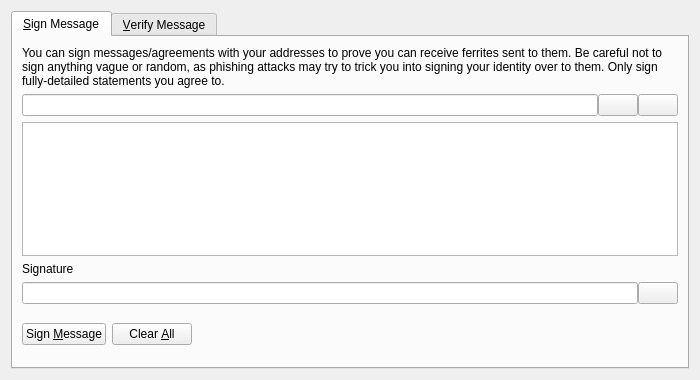
<?xml version="1.0" encoding="UTF-8"?>
<ui version="4.0">
 <class>SignVerifyMessageDialog</class>
 <widget class="QDialog" name="SignVerifyMessageDialog">
  <property name="geometry">
   <rect>
    <x>0</x>
    <y>0</y>
    <width>700</width>
    <height>380</height>
   </rect>
  </property>
  <property name="windowTitle">
   <string>Signatures - Sign / Verify a Message</string>
  </property>
  <property name="modal">
   <bool>true</bool>
  </property>
  <layout class="QVBoxLayout" name="verticalLayout">
   <item>
    <widget class="QTabWidget" name="tabWidget">
     <property name="currentIndex">
      <number>0</number>
     </property>
     <widget class="QWidget" name="tabSignMessage">
      <attribute name="title">
       <string>&amp;Sign Message</string>
      </attribute>
      <layout class="QVBoxLayout" name="verticalLayout_SM">
       <item>
        <widget class="QLabel" name="infoLabel_SM">
         <property name="text">
          <string>You can sign messages/agreements with your addresses to prove you can receive ferrites sent to them. Be careful not to sign anything vague or random, as phishing attacks may try to trick you into signing your identity over to them. Only sign fully-detailed statements you agree to.</string>
         </property>
         <property name="textFormat">
          <enum>Qt::PlainText</enum>
         </property>
         <property name="wordWrap">
          <bool>true</bool>
         </property>
        </widget>
       </item>
       <item>
        <layout class="QHBoxLayout" name="horizontalLayout_1_SM">
         <property name="spacing">
          <number>0</number>
         </property>
         <item>
          <widget class="QValidatedLineEdit" name="addressIn_SM">
           <property name="toolTip">
            <string>The Ferrite address to sign the message with</string>
           </property>
          </widget>
         </item>
         <item>
          <widget class="QPushButton" name="addressBookButton_SM">
           <property name="toolTip">
            <string>Choose previously used address</string>
           </property>
           <property name="text">
            <string/>
           </property>
           <property name="icon">
            <iconset resource="../bitcoin.qrc">
             <normaloff>:/icons/address-book</normaloff>:/icons/address-book</iconset>
           </property>
           <property name="shortcut">
            <string>Alt+A</string>
           </property>
           <property name="autoDefault">
            <bool>false</bool>
           </property>
          </widget>
         </item>
         <item>
          <widget class="QPushButton" name="pasteButton_SM">
           <property name="toolTip">
            <string>Paste address from clipboard</string>
           </property>
           <property name="text">
            <string/>
           </property>
           <property name="icon">
            <iconset resource="../bitcoin.qrc">
             <normaloff>:/icons/editpaste</normaloff>:/icons/editpaste</iconset>
           </property>
           <property name="shortcut">
            <string>Alt+P</string>
           </property>
           <property name="autoDefault">
            <bool>false</bool>
           </property>
          </widget>
         </item>
        </layout>
       </item>
       <item>
        <widget class="QPlainTextEdit" name="messageIn_SM">
         <property name="toolTip">
          <string>Enter the message you want to sign here</string>
         </property>
        </widget>
       </item>
       <item>
        <widget class="QLabel" name="signatureLabel_SM">
         <property name="text">
          <string>Signature</string>
         </property>
         <property name="textFormat">
          <enum>Qt::PlainText</enum>
         </property>
        </widget>
       </item>
       <item>
        <layout class="QHBoxLayout" name="horizontalLayout_2_SM">
         <property name="spacing">
          <number>0</number>
         </property>
         <item>
          <widget class="QLineEdit" name="signatureOut_SM">
           <property name="font">
            <font>
             <italic>true</italic>
            </font>
           </property>
           <property name="readOnly">
            <bool>true</bool>
           </property>
          </widget>
         </item>
         <item>
          <widget class="QPushButton" name="copySignatureButton_SM">
           <property name="toolTip">
            <string>Copy the current signature to the system clipboard</string>
           </property>
           <property name="text">
            <string/>
           </property>
           <property name="icon">
            <iconset resource="../bitcoin.qrc">
             <normaloff>:/icons/editcopy</normaloff>:/icons/editcopy</iconset>
           </property>
           <property name="autoDefault">
            <bool>false</bool>
           </property>
          </widget>
         </item>
        </layout>
       </item>
       <item>
        <layout class="QHBoxLayout" name="horizontalLayout_3_SM">
         <item>
          <widget class="QPushButton" name="signMessageButton_SM">
           <property name="toolTip">
            <string>Sign the message to prove you own this Ferrite address</string>
           </property>
           <property name="text">
            <string>Sign &amp;Message</string>
           </property>
           <property name="icon">
            <iconset resource="../bitcoin.qrc">
             <normaloff>:/icons/edit</normaloff>:/icons/edit</iconset>
           </property>
           <property name="autoDefault">
            <bool>false</bool>
           </property>
          </widget>
         </item>
         <item>
          <widget class="QPushButton" name="clearButton_SM">
           <property name="toolTip">
            <string>Reset all sign message fields</string>
           </property>
           <property name="text">
            <string>Clear &amp;All</string>
           </property>
           <property name="icon">
            <iconset resource="../bitcoin.qrc">
             <normaloff>:/icons/remove</normaloff>:/icons/remove</iconset>
           </property>
           <property name="autoDefault">
            <bool>false</bool>
           </property>
          </widget>
         </item>
         <item>
          <spacer name="horizontalSpacer_1_SM">
           <property name="orientation">
            <enum>Qt::Horizontal</enum>
           </property>
           <property name="sizeHint" stdset="0">
            <size>
             <width>40</width>
             <height>48</height>
            </size>
           </property>
          </spacer>
         </item>
         <item>
          <widget class="QLabel" name="statusLabel_SM">
           <property name="font">
            <font>
             <weight>75</weight>
             <bold>true</bold>
            </font>
           </property>
           <property name="text">
            <string/>
           </property>
           <property name="wordWrap">
            <bool>true</bool>
           </property>
          </widget>
         </item>
         <item>
          <spacer name="horizontalSpacer_2_SM">
           <property name="orientation">
            <enum>Qt::Horizontal</enum>
           </property>
           <property name="sizeHint" stdset="0">
            <size>
             <width>40</width>
             <height>48</height>
            </size>
           </property>
          </spacer>
         </item>
        </layout>
       </item>
      </layout>
     </widget>
     <widget class="QWidget" name="tabVerifyMessage">
      <attribute name="title">
       <string>&amp;Verify Message</string>
      </attribute>
      <layout class="QVBoxLayout" name="verticalLayout_VM">
       <item>
        <widget class="QLabel" name="infoLabel_VM">
         <property name="text">
          <string>Enter the receiver's address, message (ensure you copy line breaks, spaces, tabs, etc. exactly) and signature below to verify the message. Be careful not to read more into the signature than what is in the signed message itself, to avoid being tricked by a man-in-the-middle attack. Note that this only proves the signing party receives with the address, it cannot prove sendership of any transaction!</string>
         </property>
         <property name="textFormat">
          <enum>Qt::PlainText</enum>
         </property>
         <property name="alignment">
          <set>Qt::AlignLeading|Qt::AlignLeft|Qt::AlignTop</set>
         </property>
         <property name="wordWrap">
          <bool>true</bool>
         </property>
        </widget>
       </item>
       <item>
        <layout class="QHBoxLayout" name="horizontalLayout_1_VM">
         <property name="spacing">
          <number>0</number>
         </property>
         <item>
          <widget class="QValidatedLineEdit" name="addressIn_VM">
           <property name="toolTip">
            <string>The Ferrite address the message was signed with</string>
           </property>
          </widget>
         </item>
         <item>
          <widget class="QPushButton" name="addressBookButton_VM">
           <property name="toolTip">
            <string>Choose previously used address</string>
           </property>
           <property name="text">
            <string/>
           </property>
           <property name="icon">
            <iconset resource="../bitcoin.qrc">
             <normaloff>:/icons/address-book</normaloff>:/icons/address-book</iconset>
           </property>
           <property name="shortcut">
            <string>Alt+A</string>
           </property>
           <property name="autoDefault">
            <bool>false</bool>
           </property>
          </widget>
         </item>
        </layout>
       </item>
       <item>
        <widget class="QPlainTextEdit" name="messageIn_VM"/>
       </item>
       <item>
        <widget class="QValidatedLineEdit" name="signatureIn_VM"/>
       </item>
       <item>
        <layout class="QHBoxLayout" name="horizontalLayout_2_VM">
         <item>
          <widget class="QPushButton" name="verifyMessageButton_VM">
           <property name="toolTip">
            <string>Verify the message to ensure it was signed with the specified Ferrite address</string>
           </property>
           <property name="text">
            <string>Verify &amp;Message</string>
           </property>
           <property name="icon">
            <iconset resource="../bitcoin.qrc">
             <normaloff>:/icons/transaction_0</normaloff>:/icons/transaction_0</iconset>
           </property>
           <property name="autoDefault">
            <bool>false</bool>
           </property>
          </widget>
         </item>
         <item>
          <widget class="QPushButton" name="clearButton_VM">
           <property name="toolTip">
            <string>Reset all verify message fields</string>
           </property>
           <property name="text">
            <string>Clear &amp;All</string>
           </property>
           <property name="icon">
            <iconset resource="../bitcoin.qrc">
             <normaloff>:/icons/remove</normaloff>:/icons/remove</iconset>
           </property>
           <property name="autoDefault">
            <bool>false</bool>
           </property>
          </widget>
         </item>
         <item>
          <spacer name="horizontalSpacer_1_VM">
           <property name="orientation">
            <enum>Qt::Horizontal</enum>
           </property>
           <property name="sizeHint" stdset="0">
            <size>
             <width>40</width>
             <height>48</height>
            </size>
           </property>
          </spacer>
         </item>
         <item>
          <widget class="QLabel" name="statusLabel_VM">
           <property name="font">
            <font>
             <weight>75</weight>
             <bold>true</bold>
            </font>
           </property>
           <property name="text">
            <string/>
           </property>
           <property name="wordWrap">
            <bool>true</bool>
           </property>
          </widget>
         </item>
         <item>
          <spacer name="horizontalSpacer_2_VM">
           <property name="orientation">
            <enum>Qt::Horizontal</enum>
           </property>
           <property name="sizeHint" stdset="0">
            <size>
             <width>40</width>
             <height>48</height>
            </size>
           </property>
          </spacer>
         </item>
        </layout>
       </item>
      </layout>
     </widget>
    </widget>
   </item>
  </layout>
 </widget>
 <customwidgets>
  <customwidget>
   <class>QValidatedLineEdit</class>
   <extends>QLineEdit</extends>
   <header>qt/qvalidatedlineedit.h</header>
  </customwidget>
 </customwidgets>
 <resources>
  <include location="../bitcoin.qrc"/>
 </resources>
 <connections/>
</ui>
